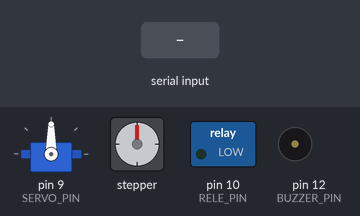
A sketch run on a simulated Arduino Uno, built with avr-gcc and run on an emulated ATmega328P. On the bench: servo, stepper motor, switched loads named in the sketch (green lamp = pin HIGH), buzzer (waves = sounding). The inputs (shaded band) are chosen by the test bench. Stepper angles assume 2048 steps per turn; what the sketch prints to the serial monitor is not drawn.

Above: at 20.4 s.
20.5 s: "90,45\n" received over Serial
At 25.7 s:
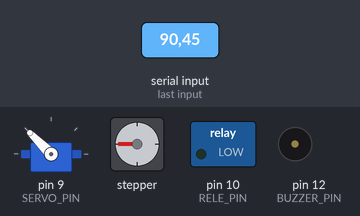
At 26.4 s:
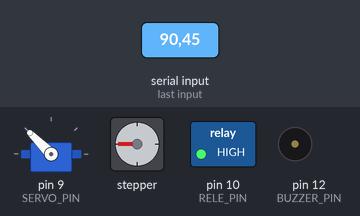
26.5 s: "30,150\n" received over Serial
At 35.4 s:
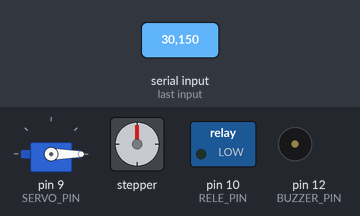
Timing chart, 0 to 39.1 s (numbered marks = the images above; inputs shaded):
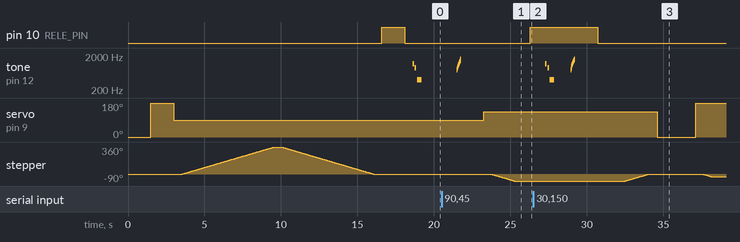

The sketch:

codigo_final_arduino_uno.ino
```cpp
#include <Stepper.h>
#include <Servo.h>

// --- Hardware ---
#define STEPS_PER_REV 2048
Stepper stepper(STEPS_PER_REV, 2, 3, 4, 5);  // Ajusta pines según tu shield o driver
/////
Servo myServo;
const uint8_t SERVO_PIN = 9;
/////
const int BUZZER_PIN = 12;
#define REST        0

const int RELE_PIN = 10;


long last_steps = 0;

void setup() {
  Serial.begin(115200);
  // espera a que llegue algo desde Python
  // while (!Serial);
  myServo.attach(SERVO_PIN);
  stepper.setSpeed(10);  // velocidad por defecto

  pinMode(RELE_PIN, OUTPUT);
  digitalWrite(RELE_PIN, LOW);

  myServo.write(0);
  delay(1500);
  myServo.write(180);
  delay(1500);
  myServo.write(90);
  delay(500);
  stepper.step(STEPS_PER_REV);
  delay(500);
  stepper.step(-STEPS_PER_REV);
  delay(500);
  digitalWrite(RELE_PIN, HIGH);
  delay(1500);
  digitalWrite(RELE_PIN, LOW);
  delay(500);
  sonidoExito();


  Serial.println("Arduino listo, esperando datos...");
}

void loop() {


  // Espera a línea completa: "az alt\n"
  if (Serial.available()) {

    delay(1000);
    sonidoRecepcion();
    delay(1000);

    // marchaImperial(true);


    if (last_steps != 0) {
      // marchaImperial(true);


      delay(500);
      digitalWrite(RELE_PIN, LOW);
      delay(1200);
      Serial.print("Retrocediendo ");
      Serial.print(last_steps);
      Serial.println(" pasos para volver a origen");
      delay(600);
      stepper.step(-last_steps);
      delay(600);
      myServo.write(0);
      delay(2000);


      last_steps = 0;  // limpiamos para no repetirlo
    }
    float az = Serial.parseFloat();
    float alt = Serial.parseFloat();

    if (Serial.read() == '\n') {
      // Mapea az → pasos
      long steps = lround((-az / 360) * STEPS_PER_REV);
      // Mapea alt → ángulo servo (0–180)
      int angle = constrain(int(alt + 90), 0, 180);

      Serial.print("Recibido az=");
      Serial.print(az);
      Serial.print(" alt=");
      Serial.print(alt);
      Serial.print(" → steps=");
      Serial.print(steps);
      Serial.print(" servo=");
      Serial.println(angle);

      // Mueve servo
      delay(500);
      myServo.write(angle);
      delay(500);

      // Mueve stepper
      stepper.step(steps);
      // marchaImperial(false);

      delay(1000);

      digitalWrite(RELE_PIN, HIGH);
      delay(1000);
      sonidoExito();
      Serial.println("Movimiento completo.");

      last_steps = steps;
    }
  }
}

void sonidoRecepcion() {
    const int startFreq = 800;
  const int endFreq   = 1600;
  const int steps     = 8;    // cuántos pasitos de frecuencia
  const int dur       = 30;   // duración de cada paso en ms

  int delta = (endFreq - startFreq) / steps;
  for (int i = 0; i <= steps; i++) {
    int f = startFreq + delta * i;
    tone(BUZZER_PIN, f, dur);
    delay(dur);
  }
  noTone(BUZZER_PIN);
}

void sonidoExito() {
  // Primer par de píos alternados
  tone(BUZZER_PIN, 1200, 100);
  delay(150);
  tone(BUZZER_PIN, 900, 100);
  delay(150);

  // Zumbido de confirmación (sostenido)
  tone(BUZZER_PIN, 400, 300);
  delay(350);

  noTone(BUZZER_PIN);
}
```

Measured:
- after the input at 20.5 s, pin 10 (RELE_PIN): LOW → HIGH after 5.8 s; tone on pin 12 (BUZZER_PIN): plays 800 Hz for 0.03 s, 900 Hz for 0.03 s, 1000 Hz for 0.03 s, 1100 Hz for 0.03 s, 1200 Hz for 0.03 s, 1300 Hz for 0.03 s … (9 notes in this stretch), starting after 1.0 s
- after the input at 26.5 s, pin 10 (RELE_PIN): HIGH → LOW after 4.2 s; servo on pin 9 (SERVO_PIN): 135° → 0° after 8.1 s, → 180° 2.5 s later; stepper: turns 90° clockwise in 1.5 s, then 31° counter-clockwise in 0.50 s
